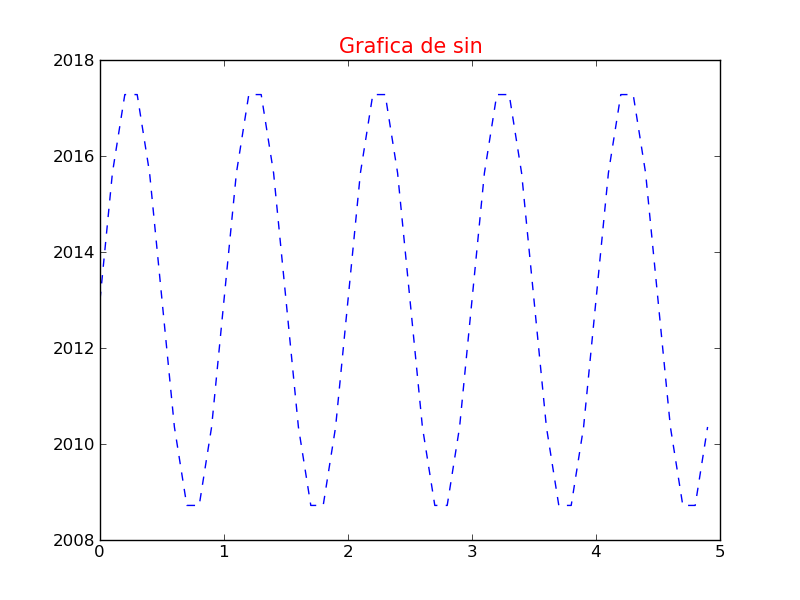

Write Python code to recreate this figure.
import numpy as np
import matplotlib.pyplot as plt
def f(t): return (4.5 * np.sin(2*np.pi*t)) + 2013
t1 = np.arange(0.0,5.0,0.1)
plt.plot(t1, f(t1), 'b--')
plt.title('Grafica de sin', fontsize=15, color='red')
plt.savefig('preguntados')
plt.show()
